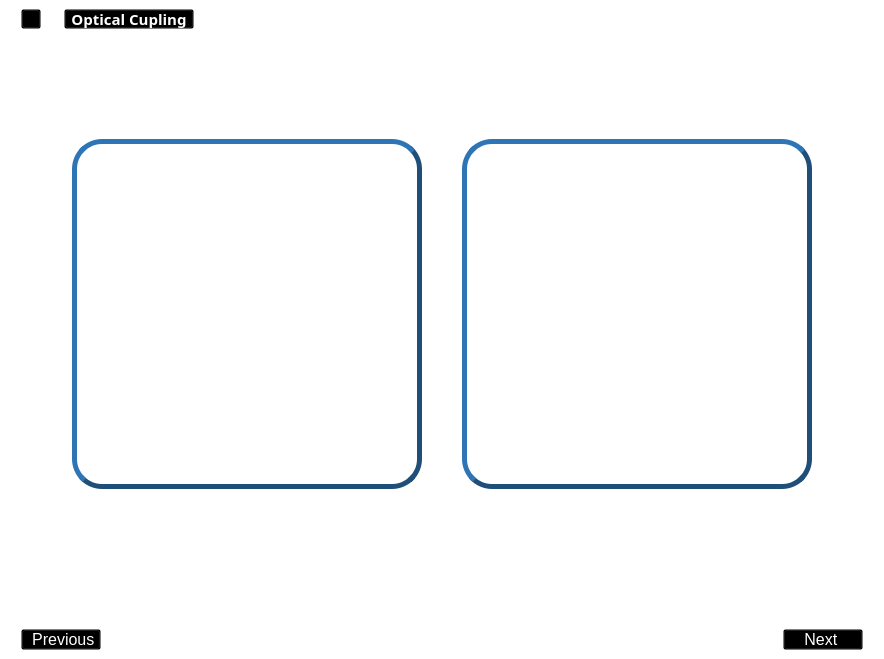
        <widget class="QWidget" name="coupling_window">
         <property name="styleSheet">
          <string notr="true">background:transparent;</string>
         </property>
         <layout class="QVBoxLayout" name="verticalLayout_19">
          <property name="spacing">
           <number>0</number>
          </property>
          <property name="leftMargin">
           <number>0</number>
          </property>
          <property name="topMargin">
           <number>0</number>
          </property>
          <property name="rightMargin">
           <number>0</number>
          </property>
          <property name="bottomMargin">
           <number>0</number>
          </property>
          <item>
           <widget class="QFrame" name="frame_hierarq_4">
            <property name="styleSheet">
             <string notr="true">    color: rgb(255, 255, 255);
    background: transparent;</string>
            </property>
            <property name="frameShape">
             <enum>QFrame::StyledPanel</enum>
            </property>
            <property name="frameShadow">
             <enum>QFrame::Raised</enum>
            </property>
            <layout class="QHBoxLayout" name="horizontalLayout_22">
             <property name="spacing">
              <number>8</number>
             </property>
             <property name="leftMargin">
              <number>20</number>
             </property>
             <property name="topMargin">
              <number>8</number>
             </property>
             <property name="rightMargin">
              <number>8</number>
             </property>
             <property name="bottomMargin">
              <number>8</number>
             </property>
             <item>
              <widget class="QPushButton" name="btn_home">
               <property name="minimumSize">
                <size>
                 <width>20</width>
                 <height>20</height>
                </size>
               </property>
               <property name="maximumSize">
                <size>
                 <width>20</width>
                 <height>20</height>
                </size>
               </property>
               <property name="font">
                <font>
                 <underline>false</underline>
                </font>
               </property>
               <property name="cursor">
                <cursorShape>PointingHandCursor</cursorShape>
               </property>
               <property name="styleSheet">
                <string notr="true">color: rgb(255, 255, 255);
background: transparent;</string>
               </property>
               <property name="text">
                <string/>
               </property>
               <property name="icon">
                <iconset resource="icons_.qrc">
                 <normaloff>:/icons/icons/casa.png</normaloff>:/icons/icons/casa.png</iconset>
               </property>
               <property name="iconSize">
                <size>
                 <width>20</width>
                 <height>20</height>
                </size>
               </property>
              </widget>
             </item>
             <item>
              <widget class="QLabel" name="label_18">
               <property name="maximumSize">
                <size>
                 <width>10</width>
                 <height>10</height>
                </size>
               </property>
               <property name="text">
                <string/>
               </property>
               <property name="pixmap">
                <pixmap resource="icons_.qrc">:/icons/icons/simbolo-de-setas-duplas-para-a-direita-para-avancar.png</pixmap>
               </property>
               <property name="scaledContents">
                <bool>true</bool>
               </property>
              </widget>
             </item>
             <item>
              <widget class="QPushButton" name="btn_coupling">
               <property name="sizePolicy">
                <sizepolicy hsizetype="Maximum" vsizetype="Fixed">
                 <horstretch>0</horstretch>
                 <verstretch>0</verstretch>
                </sizepolicy>
               </property>
               <property name="minimumSize">
                <size>
                 <width>130</width>
                 <height>20</height>
                </size>
               </property>
               <property name="maximumSize">
                <size>
                 <width>130</width>
                 <height>20</height>
                </size>
               </property>
               <property name="font">
                <font>
                 <family>Segoe UI Semibold</family>
                 <pointsize>11</pointsize>
                 <weight>75</weight>
                 <bold>true</bold>
                 <underline>false</underline>
                </font>
               </property>
               <property name="cursor">
                <cursorShape>PointingHandCursor</cursorShape>
               </property>
               <property name="autoFillBackground">
                <bool>false</bool>
               </property>
               <property name="styleSheet">
                <string notr="true">color: rgb(255, 255, 255);
background: transparent;</string>
               </property>
               <property name="text">
                <string>Optical Cupling</string>
               </property>
               <property name="checkable">
                <bool>false</bool>
               </property>
               <property name="checked">
                <bool>false</bool>
               </property>
               <property name="autoDefault">
                <bool>false</bool>
               </property>
               <property name="default">
                <bool>false</bool>
               </property>
              </widget>
             </item>
             <item>
              <spacer name="horizontalSpacer_37">
               <property name="orientation">
                <enum>Qt::Horizontal</enum>
               </property>
               <property name="sizeHint" stdset="0">
                <size>
                 <width>681</width>
                 <height>15</height>
                </size>
               </property>
              </spacer>
             </item>
            </layout>
           </widget>
          </item>
          <item>
           <widget class="QLabel" name="coupling_label_2">
            <property name="minimumSize">
             <size>
              <width>0</width>
              <height>60</height>
             </size>
            </property>
            <property name="font">
             <font>
              <pointsize>20</pointsize>
             </font>
            </property>
            <property name="text">
             <string>&lt;html&gt;&lt;head/&gt;&lt;body&gt;&lt;p align=&quot;center&quot;&gt;&lt;span style=&quot; font-size:22pt; color:#ffffff;&quot;&gt;Optical Coupling&lt;/span&gt;&lt;/p&gt;&lt;/body&gt;&lt;/html&gt;</string>
            </property>
           </widget>
          </item>
          <item>
           <spacer name="verticalSpacer_16">
            <property name="orientation">
             <enum>Qt::Vertical</enum>
            </property>
            <property name="sizeType">
             <enum>QSizePolicy::Expanding</enum>
            </property>
            <property name="sizeHint" stdset="0">
             <size>
              <width>20</width>
              <height>40</height>
             </size>
            </property>
           </spacer>
          </item>
          <item>
           <widget class="QFrame" name="frame_prism_fiber_2">
            <property name="minimumSize">
             <size>
              <width>680</width>
              <height>350</height>
             </size>
            </property>
            <property name="frameShape">
             <enum>QFrame::StyledPanel</enum>
            </property>
            <property name="frameShadow">
             <enum>QFrame::Raised</enum>
            </property>
            <layout class="QHBoxLayout" name="horizontalLayout_23">
             <property name="spacing">
              <number>0</number>
             </property>
             <property name="leftMargin">
              <number>0</number>
             </property>
             <property name="topMargin">
              <number>0</number>
             </property>
             <property name="rightMargin">
              <number>0</number>
             </property>
             <property name="bottomMargin">
              <number>0</number>
             </property>
             <item>
              <spacer name="horizontalSpacer_38">
               <property name="orientation">
                <enum>Qt::Horizontal</enum>
               </property>
               <property name="sizeType">
                <enum>QSizePolicy::Expanding</enum>
               </property>
               <property name="sizeHint" stdset="0">
                <size>
                 <width>40</width>
                 <height>20</height>
                </size>
               </property>
              </spacer>
             </item>
             <item>
              <widget class="QPushButton" name="prism_btn">
               <property name="sizePolicy">
                <sizepolicy hsizetype="Expanding" vsizetype="Preferred">
                 <horstretch>0</horstretch>
                 <verstretch>0</verstretch>
                </sizepolicy>
               </property>
               <property name="minimumSize">
                <size>
                 <width>350</width>
                 <height>350</height>
                </size>
               </property>
               <property name="maximumSize">
                <size>
                 <width>350</width>
                 <height>350</height>
                </size>
               </property>
               <property name="cursor">
                <cursorShape>PointingHandCursor</cursorShape>
               </property>
               <property name="styleSheet">
                <string notr="true">QPushButton{

	background-color: rgb(255, 255, 255);
border-color: rgb(31, 78, 121);
border-radius: 30px;
border-style: outset;
border-width: 5px;
}

QPushButton:hover{
	
	border-color: rgb(255, 170, 0);

}

QPushButton:checked{ border-color: rgb(0, 170, 0);}
</string>
               </property>
               <property name="text">
                <string/>
               </property>
               <property name="icon">
                <iconset resource="icons_.qrc">
                 <normaloff>:/icons/icons/prism.png</normaloff>:/icons/icons/prism.png</iconset>
               </property>
               <property name="iconSize">
                <size>
                 <width>330</width>
                 <height>330</height>
                </size>
               </property>
               <property name="checkable">
                <bool>true</bool>
               </property>
               <property name="checked">
                <bool>false</bool>
               </property>
               <property name="autoExclusive">
                <bool>true</bool>
               </property>
              </widget>
             </item>
             <item>
              <spacer name="horizontalSpacer_39">
               <property name="orientation">
                <enum>Qt::Horizontal</enum>
               </property>
               <property name="sizeType">
                <enum>QSizePolicy::Preferred</enum>
               </property>
               <property name="sizeHint" stdset="0">
                <size>
                 <width>40</width>
                 <height>20</height>
                </size>
               </property>
              </spacer>
             </item>
             <item>
              <widget class="QPushButton" name="fiber_btn_2">
               <property name="sizePolicy">
                <sizepolicy hsizetype="Minimum" vsizetype="Preferred">
                 <horstretch>0</horstretch>
                 <verstretch>0</verstretch>
                </sizepolicy>
               </property>
               <property name="minimumSize">
                <size>
                 <width>350</width>
                 <height>350</height>
                </size>
               </property>
               <property name="maximumSize">
                <size>
                 <width>350</width>
                 <height>350</height>
                </size>
               </property>
               <property name="cursor">
                <cursorShape>PointingHandCursor</cursorShape>
               </property>
               <property name="styleSheet">
                <string notr="true">QPushButton{

	background-color: rgb(255, 255, 255);
border-color: rgb(31, 78, 121);
border-radius: 30px;
border-style: outset;
border-width: 5px;
}

QPushButton:hover{
	
	border-color: rgb(255, 170, 0);

}

QPushButton:checked{ border-color: rgb(0, 170, 0);}</string>
               </property>
               <property name="text">
                <string/>
               </property>
               <property name="icon">
                <iconset resource="icons_.qrc">
                 <normaloff>:/icons/icons/fiber.png</normaloff>:/icons/icons/fiber.png</iconset>
               </property>
               <property name="iconSize">
                <size>
                 <width>330</width>
                 <height>330</height>
                </size>
               </property>
               <property name="checkable">
                <bool>true</bool>
               </property>
               <property name="autoExclusive">
                <bool>true</bool>
               </property>
              </widget>
             </item>
             <item>
              <spacer name="horizontalSpacer_40">
               <property name="orientation">
                <enum>Qt::Horizontal</enum>
               </property>
               <property name="sizeType">
                <enum>QSizePolicy::Expanding</enum>
               </property>
               <property name="sizeHint" stdset="0">
                <size>
                 <width>40</width>
                 <height>20</height>
                </size>
               </property>
              </spacer>
             </item>
            </layout>
           </widget>
          </item>
          <item>
           <widget class="QFrame" name="frame_9">
            <property name="sizePolicy">
             <sizepolicy hsizetype="Preferred" vsizetype="Preferred">
              <horstretch>0</horstretch>
              <verstretch>0</verstretch>
             </sizepolicy>
            </property>
            <property name="maximumSize">
             <size>
              <width>1000000</width>
              <height>100000</height>
             </size>
            </property>
            <property name="frameShape">
             <enum>QFrame::StyledPanel</enum>
            </property>
            <property name="frameShadow">
             <enum>QFrame::Raised</enum>
            </property>
            <layout class="QHBoxLayout" name="horizontalLayout_24">
             <property name="spacing">
              <number>0</number>
             </property>
             <property name="leftMargin">
              <number>0</number>
             </property>
             <property name="topMargin">
              <number>0</number>
             </property>
             <property name="rightMargin">
              <number>0</number>
             </property>
             <property name="bottomMargin">
              <number>0</number>
             </property>
            </layout>
           </widget>
          </item>
          <item>
           <spacer name="verticalSpacer_17">
            <property name="orientation">
             <enum>Qt::Vertical</enum>
            </property>
            <property name="sizeHint" stdset="0">
             <size>
              <width>20</width>
              <height>40</height>
             </size>
            </property>
           </spacer>
          </item>
          <item>
           <widget class="QLabel" name="warning_2">
            <property name="sizePolicy">
             <sizepolicy hsizetype="Preferred" vsizetype="Minimum">
              <horstretch>0</horstretch>
              <verstretch>0</verstretch>
             </sizepolicy>
            </property>
            <property name="minimumSize">
             <size>
              <width>50</width>
              <height>50</height>
             </size>
            </property>
            <property name="font">
             <font>
              <pointsize>16</pointsize>
             </font>
            </property>
            <property name="text">
             <string>&lt;html&gt;&lt;head/&gt;&lt;body&gt;&lt;pre align=&quot;center&quot; style=&quot; margin-top:12px; margin-bottom:12px; margin-left:0px; margin-right:0px; -qt-block-indent:0; text-indent:0px;&quot;&gt;&lt;a name=&quot;tw-target-text-container&quot;/&gt;&lt;span style=&quot; font-family:'monospace'; color:#ffffff;&quot;/&gt;&lt;span style=&quot; font-family:'monospace'; color:#ffffff;&quot;&gt;- Select an option for optical coupling - &lt;/span&gt;&lt;/pre&gt;&lt;/body&gt;&lt;/html&gt;</string>
            </property>
           </widget>
          </item>
          <item>
           <spacer name="verticalSpacer_18">
            <property name="orientation">
             <enum>Qt::Vertical</enum>
            </property>
            <property name="sizeHint" stdset="0">
             <size>
              <width>20</width>
              <height>40</height>
             </size>
            </property>
           </spacer>
          </item>
          <item>
           <widget class="QFrame" name="frame_next_previous_4">
            <property name="sizePolicy">
             <sizepolicy hsizetype="Preferred" vsizetype="Fixed">
              <horstretch>0</horstretch>
              <verstretch>0</verstretch>
             </sizepolicy>
            </property>
            <property name="maximumSize">
             <size>
              <width>16777215</width>
              <height>35</height>
             </size>
            </property>
            <property name="styleSheet">
             <string notr="true">background: transparent;</string>
            </property>
            <property name="frameShape">
             <enum>QFrame::StyledPanel</enum>
            </property>
            <property name="frameShadow">
             <enum>QFrame::Raised</enum>
            </property>
            <layout class="QHBoxLayout" name="horizontalLayout_25">
             <property name="spacing">
              <number>5</number>
             </property>
             <property name="leftMargin">
              <number>20</number>
             </property>
             <property name="topMargin">
              <number>6</number>
             </property>
             <property name="rightMargin">
              <number>20</number>
             </property>
             <property name="bottomMargin">
              <number>6</number>
             </property>
             <item>
              <widget class="QPushButton" name="prev_btn_coup">
               <property name="font">
                <font>
                 <pointsize>12</pointsize>
                </font>
               </property>
               <property name="cursor">
                <cursorShape>PointingHandCursor</cursorShape>
               </property>
               <property name="layoutDirection">
                <enum>Qt::LeftToRight</enum>
               </property>
               <property name="styleSheet">
                <string notr="true">color: rgb(255, 255, 255);
background: transparent;</string>
               </property>
               <property name="text">
                <string> Previous</string>
               </property>
               <property name="icon">
                <iconset resource="icons_.qrc">
                 <normaloff>:/icons/icons/simbolo-de-setas-duplas-para-a-esquerda.png</normaloff>:/icons/icons/simbolo-de-setas-duplas-para-a-esquerda.png</iconset>
               </property>
               <property name="iconSize">
                <size>
                 <width>25</width>
                 <height>25</height>
                </size>
               </property>
              </widget>
             </item>
             <item>
              <spacer name="horizontalSpacer_41">
               <property name="orientation">
                <enum>Qt::Horizontal</enum>
               </property>
               <property name="sizeType">
                <enum>QSizePolicy::Expanding</enum>
               </property>
               <property name="sizeHint" stdset="0">
                <size>
                 <width>100</width>
                 <height>20</height>
                </size>
               </property>
              </spacer>
             </item>
             <item>
              <widget class="QPushButton" name="next_btn_coup">
               <property name="font">
                <font>
                 <pointsize>12</pointsize>
                </font>
               </property>
               <property name="cursor">
                <cursorShape>PointingHandCursor</cursorShape>
               </property>
               <property name="layoutDirection">
                <enum>Qt::RightToLeft</enum>
               </property>
               <property name="styleSheet">
                <string notr="true">color: rgb(255, 255, 255);
background: transparent;</string>
               </property>
               <property name="text">
                <string>Next </string>
               </property>
               <property name="icon">
                <iconset resource="icons_.qrc">
                 <normaloff>:/icons/icons/simbolo-de-setas-duplas-para-a-direita-para-avancar.png</normaloff>:/icons/icons/simbolo-de-setas-duplas-para-a-direita-para-avancar.png</iconset>
               </property>
               <property name="iconSize">
                <size>
                 <width>25</width>
                 <height>25</height>
                </size>
               </property>
               <property name="checked">
                <bool>false</bool>
               </property>
              </widget>
             </item>
            </layout>
           </widget>
          </item>
          <item>
           <widget class="QFrame" name="frame_10">
            <property name="sizePolicy">
             <sizepolicy hsizetype="Preferred" vsizetype="Preferred">
              <horstretch>0</horstretch>
              <verstretch>0</verstretch>
             </sizepolicy>
            </property>
            <property name="maximumSize">
             <size>
              <width>1000000</width>
              <height>100000</height>
             </size>
            </property>
            <property name="frameShape">
             <enum>QFrame::StyledPanel</enum>
            </property>
            <property name="frameShadow">
             <enum>QFrame::Raised</enum>
            </property>
            <layout class="QHBoxLayout" name="horizontalLayout_26">
             <property name="spacing">
              <number>0</number>
             </property>
             <property name="leftMargin">
              <number>0</number>
             </property>
             <property name="topMargin">
              <number>0</number>
             </property>
             <property name="rightMargin">
              <number>0</number>
             </property>
             <property name="bottomMargin">
              <number>0</number>
             </property>
            </layout>
           </widget>
          </item>
         </layout>
        </widget>
